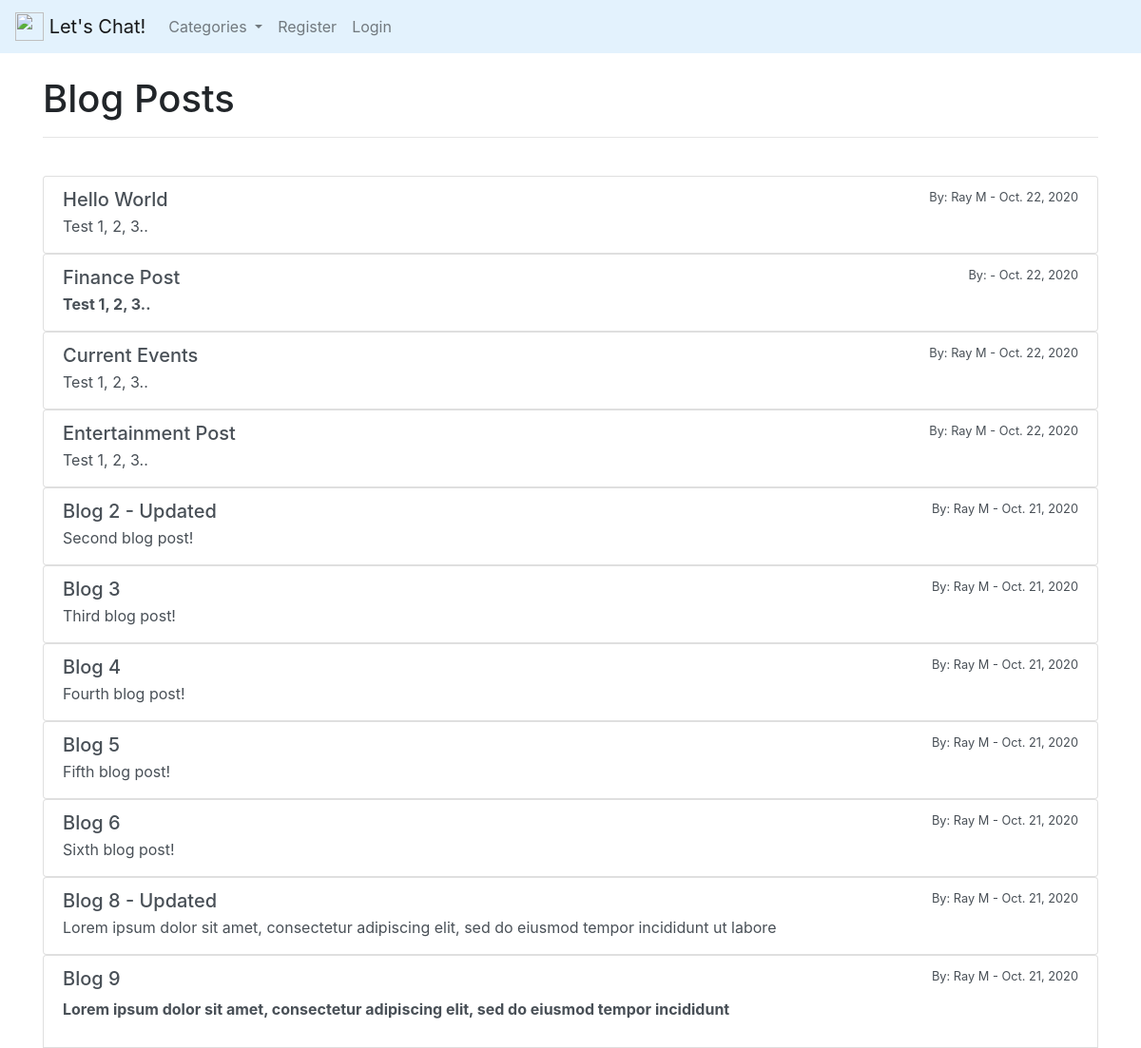
The page / on the database its author committed.
### forum/models.py (models this page shows, shortened)
class Post(models.Model):
    title = models.CharField(max_length=250)
    title_tag = models.CharField(max_length=250)
    author = models.ForeignKey(User, on_delete=models.CASCADE)
    body = models.TextField()
    post_date = models.DateField(auto_now_add=True)
    category = models.CharField(
        max_length=250, default='Neutral', choices=option_list)
    likes = models.ManyToManyField(User, related_name='blog_posts')

### forum/views.py (the view)
# urls.py: path('', HomeView.as_view(), name='home'),
class HomeView(ListView):
    model = Post
    template_name = 'home.html'
    ordering = ['-post_date']
    def get_context_data(self, *args, **kwargs):
        ops_menu = Category.objects.all()
        context = super(HomeView, self).get_context_data(*args, **kwargs)
        context["ops_menu"] = ops_menu
        return context

### forum/models.py (called while the page is built)
    def __str__(self):
        return self.name

### forum/templates/home.html (shortened to what this page needs)
{% extends 'base.html' %}
{% block content %}
<h1>Blog Posts</h1>
<hr>
<br>
{% for post in object_list %}
    <div class="list-group">
        <a href="{% url 'post-detail' post.pk %}" class="list-group-item list-group-item-action">
        <div class="d-flex w-100 justify-content-between">
            <h5 class="mb-1">{{post.title}}</h5>
            <small>By: {{post.author.first_name}} {{post.author.last_name}} - {{post.post_date}}</small>
        </div>
        <p class="mb-1">{{post.body|slice:":100"|safe}}</p>
        </a>
    </div>
{% endfor %}
{% endblock %}

### rows shown on the page
Post: title "Hello World", author.first_name "Ray", author.last_name "M", post_date "Oct. 22, 2020", body "Test 1, 2, 3.."
Post: title "Finance Post", post_date "Oct. 22, 2020", body "Test 1, 2, 3.."
Post: title "Current Events", author.first_name "Ray", author.last_name "M", post_date "Oct. 22, 2020", body "Test 1, 2, 3.."
Post: title "Entertainment Post", author.first_name "Ray", author.last_name "M", post_date "Oct. 22, 2020", body "Test 1, 2, 3.."
Post: title "Blog 2 - Updated", author.first_name "Ray", author.last_name "M", post_date "Oct. 21, 2020", body "Second blog post!"
Post: title "Blog 3", author.first_name "Ray", author.last_name "M", post_date "Oct. 21, 2020", body "Third blog post!"
Post: title "Blog 4", author.first_name "Ray", author.last_name "M", post_date "Oct. 21, 2020", body "Fourth blog post!"
Post: title "Blog 5", author.first_name "Ray", author.last_name "M", post_date "Oct. 21, 2020", body "Fifth blog post!"
Post: title "Blog 6", author.first_name "Ray", author.last_name "M", post_date "Oct. 21, 2020", body "Sixth blog post!"
Post: title "Blog 8 - Updated", author.first_name "Ray", author.last_name "M", post_date "Oct. 21, 2020", body "Lorem ipsum dolor sit amet, consectetur adipiscing elit, sed do eiusmod tempor incididunt ut labore"
Post: title "Blog 9", author.first_name "Ray", author.last_name "M", post_date "Oct. 21, 2020", body "Lorem ipsum dolor sit amet, consectetur adipiscing elit, sed do eiusmod tempor incididunt"
